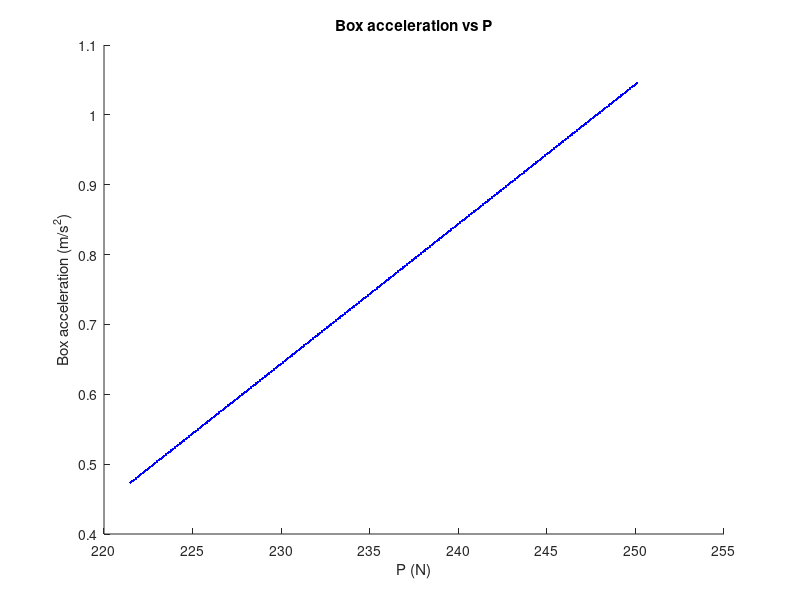

MATLAB code to generate this figure:
%Givens
p = -50;    %Newtons
m = 50;     %kg
g = 9.8;    %m/s^2
mus = .20;
muk = .15;


while p < 250
    p = p + .1;
    if p - m * g * sind( 15 ) < m * g * cosd( 15 ) * mus
        a = 0;
    elseif p - m * g * sind( 15 ) == m * g * cosd( 15 ) * mus
        disp([ 'Acceleration is zero, because of friction if p is ' , p , ' newtons or less' ])
    else
        a = ( p - m * g * cosd( 15 ) * muk - m * g * sind( 15 ) ) / m;
        hold on
        plot( p , a , '.b' ) 
       
    end
end 

title( 'Box acceleration vs P' )
xlabel( 'P (N)' )
ylabel( 'Box acceleration (m/s^2)' )